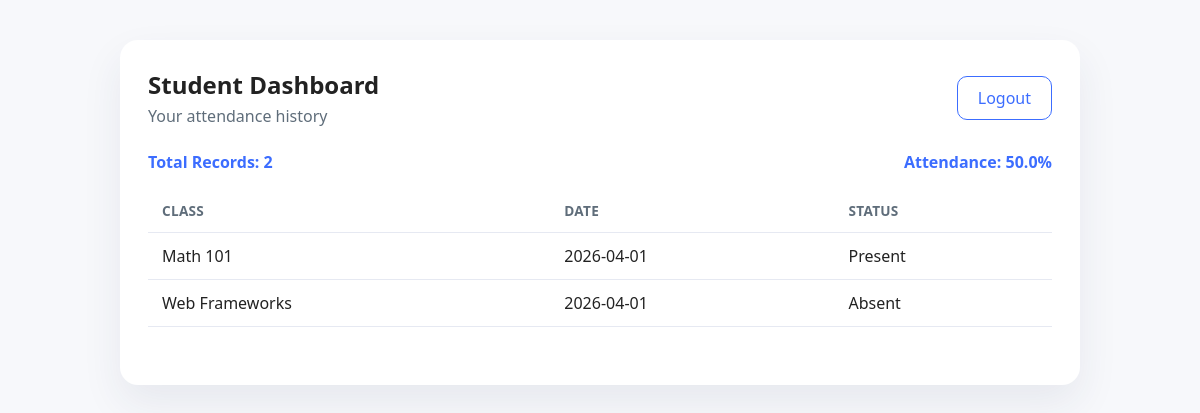
The page /student (signed in) on the database its author committed.
### app.py (models this page shows)
class Attendance(db.Model):
    id = db.Column(db.Integer, primary_key=True)
    student_id = db.Column(db.Integer, db.ForeignKey('user.id'), nullable=False)
    class_id = db.Column(db.Integer, db.ForeignKey('classes.id'), nullable=False)
    date = db.Column(db.Date, nullable=False, default=date.today)
    status = db.Column(db.String(20), nullable=False)

class Class(db.Model):
    __tablename__ = 'classes'
    id = db.Column(db.Integer, primary_key=True)
    class_name = db.Column(db.String(120), nullable=False)
    subject = db.Column(db.String(120), nullable=False)
    description = db.Column(db.String(250))
    attendances = db.relationship('Attendance', backref='class_ref', lazy=True)

### app.py (the view)
@app.route('/student')
def student_dashboard():
    if session.get('role') != 'student':
        return redirect(url_for('login'))
    student_id = session.get('user_id')
    records = Attendance.query.filter_by(student_id=student_id).order_by(Attendance.date.desc()).all()
    total = len(records)
    present = sum(1 for record in records if record.status == 'Present')
    percentage = round((present / total) * 100, 1) if total else 0
    return render_template('student_dashboard.html', records=records, percentage=percentage)

### templates/student_dashboard.html (shortened to what this page needs)
<!DOCTYPE html>
<html lang="en">
<head>
    <link rel="stylesheet" href="{{ url_for('static', filename='style.css') }}">
</head>
<body>
    <div class="page-center">
        <div class="card wide-card">
            <div class="page-header">
                <div>
                    <h2>Student Dashboard</h2>
                    <p>Your attendance history</p>
                </div>
                <div class="header-actions">
                    <a href="/logout" class="button outline">Logout</a>
                </div>
            </div>
            <section class="box">
                <div class="summary-row">
                    <div><strong>Total Records:</strong> {{ records|length }}</div>
                    <div><strong>Attendance:</strong> {{ percentage }}%</div>
                </div>
                {% if records %}
                    <table>
                        <thead>
                            <tr>
                                <th>Class</th>
                                <th>Date</th>
                                <th>Status</th>
                            </tr>
                        </thead>
                        <tbody>
                            {% for record in records %}
                                <tr>
                                    <td>{{ record.class_ref.class_name }}</td>
                                    <td>{{ record.date.strftime('%Y-%m-%d') }}</td>
                                    <td>{{ record.status }}</td>
                                </tr>
                            {% endfor %}
                        </tbody>
                    </table>
                {% else %}
                    <p>No attendance records available yet.</p>
                {% endif %}
            </section>
        </div>
    </div>
</body>
</html>

### static/style.css (style rules this page uses)
body { background-color: #f7f8fb; color: #222; font-family: 'Segoe UI', Tahoma, Geneva, Verdana, sans-serif; margin: 0; min-height: 100vh; }
.page-center { max-width: 960px; margin: 40px auto; padding: 0 18px; }
.card { background: #ffffff; border-radius: 18px; box-shadow: 0 18px 40px rgba(35, 47, 89, 0.08); padding: 28px; }
.wide-card { padding: 28px 28px 34px; }
.page-header { display: flex; align-items: center; justify-content: space-between; gap: 16px; margin-bottom: 24px; }
.page-header h2 { margin: 0 0 4px; }
.page-header p { margin: 0; color: #5f6d7a; }
.header-actions { display: flex; flex-wrap: wrap; gap: 10px; }
.button { display: inline-flex; align-items: center; justify-content: center; padding: 10px 20px; border-radius: 10px; background: #3c6dff; color: #fff; text-decoration: none; border: none; cursor: pointer; }
.button.outline { background: transparent; color: #3c6dff; border: 1px solid #3c6dff; }
.box { margin-bottom: 24px; }
table { width: 100%; border-collapse: collapse; }
table th, table td { padding: 12px 14px; text-align: left; border-bottom: 1px solid #e6e9f2; }
table thead th { text-transform: uppercase; letter-spacing: 0.02em; font-size: 0.85rem; color: #5f6d7a; }
.summary-row { display: flex; justify-content: space-between; gap: 14px; margin-bottom: 16px; color: #3c6dff; font-weight: 600; }

### rows shown on the page
Attendance: class_ref.class_name "Math 101", date "2026-04-01", status "Present"
Attendance: class_ref.class_name "Web Frameworks", date "2026-04-01", status "Absent"

### other values the page prints
{{ records|length }} "2"
{{ percentage }} "50.0"
